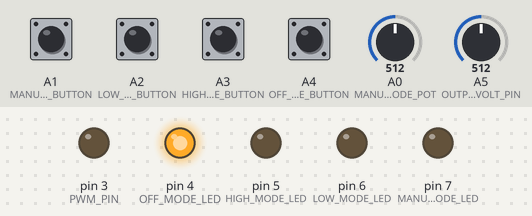
Recording of a sketch running on a simulated Arduino Uno, built with avr-gcc and run on an emulated ATmega328P. Shown: output pins drawn as LEDs (lit = HIGH). The inputs (shaded band) are chosen by the test bench; at power-on: A1 (MANUAL_MODE_BUTTON), A2 (LOW_MODE_BUTTON), A3 (HIGH_MODE_BUTTON), A4 (OFF_MODE_BUTTON) LOW, A5 (OUTPUT_VOLT_PIN) = 512, A0 (MANUAL_MODE_POT) = 512.

Above: at 1.2 s.
1.3 s: A2 (LOW_MODE_BUTTON) pulled HIGH for 0.15 s
At 1.46 s:
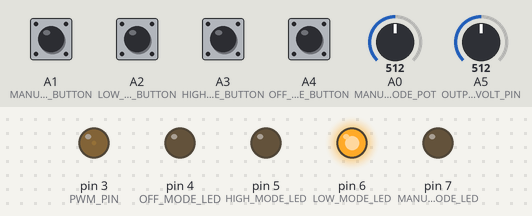
4.3 s: A5 (OUTPUT_VOLT_PIN) set to 619
7.3 s: A5 (OUTPUT_VOLT_PIN) set to 638
At 7.3 s:
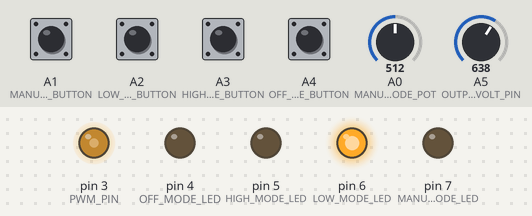
8.8 s: A3 (HIGH_MODE_BUTTON) pulled HIGH for 0.15 s
At 11.77 s:
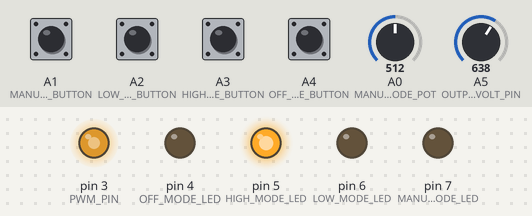
11.8 s: A1 (MANUAL_MODE_BUTTON) pulled HIGH for 0.15 s
At 11.95 s:
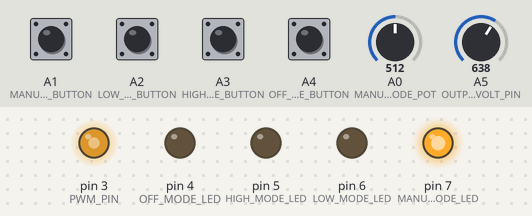
14.8 s: A4 (OFF_MODE_BUTTON) pulled HIGH for 0.15 s
At 15.4 s:
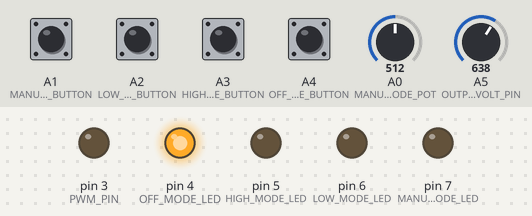
Timing chart, 0 to 17.4 s (numbered marks = the images above; inputs shaded):
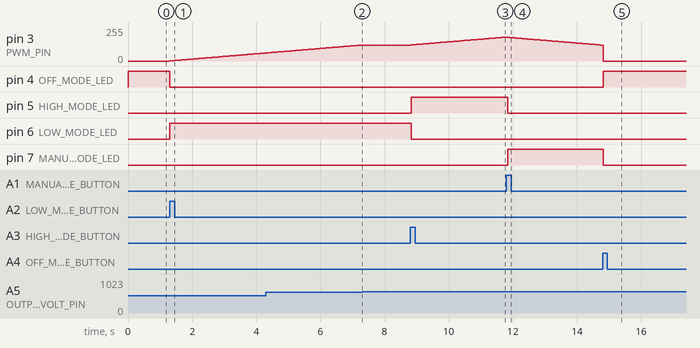

Measured:
- the behaviour switches between 628 and 629 on A5 (OUTPUT_VOLT_PIN) (found by bisection; images 1 and 2)
- after the input at 1.3 s, pin 3 (PWM_PIN): moves from 0/255 to 60/255 over 3.0 s, starting at once; pin 4 (OFF_MODE_LED): HIGH → LOW at once; pin 6 (LOW_MODE_LED): LOW → HIGH at once
- after the input at 7.3 s, pin 3 (PWM_PIN): stays 120/255 (without the input it goes to 121/255 after 0.03 s)
- after the input at 8.8 s, pin 3 (PWM_PIN): moves from 120/255 to 178/255 over 2.9 s, starting at once; pin 5 (HIGH_MODE_LED): LOW → HIGH at once; pin 6 (LOW_MODE_LED): HIGH → LOW at once
- after the input at 11.8 s, pin 3 (PWM_PIN): moves from 178/255 to 119/255 over 2.9 s, starting after 0.05 s; pin 5 (HIGH_MODE_LED): HIGH → LOW after 0.05 s; pin 7 (MANUAL_MODE_LED): LOW → HIGH after 0.05 s
- after the input at 14.8 s, pin 4 (OFF_MODE_LED): LOW → HIGH at once; pin 7 (MANUAL_MODE_LED): HIGH → LOW at once

The sketch:

charge_controller_v2.ino
```cpp
// Only have 8 bits of precision for duty cycle

// Pin labels
// ----------
// Analog mesurement pin
#define OUTPUT_VOLT_PIN     A5
// Push button pins
#define OFF_MODE_BUTTON     A4
#define HIGH_MODE_BUTTON    A3
#define LOW_MODE_BUTTON     A2
#define MANUAL_MODE_BUTTON  A1
// Potentiometer pin
#define MANUAL_MODE_POT     A0
// PWM pin
#define PWM_PIN             3
// LED pins
#define OFF_MODE_LED        4
#define HIGH_MODE_LED       5
#define LOW_MODE_LED        6
#define MANUAL_MODE_LED     7

// State holders
// -------------
// Source selector operating mode
enum operating_mode {off, high, low, manual};
enum operating_mode current_operating_mode = off;

// Global variables
// ----------------
// Output voltage reference value
const float high_mode_output_ref  = 14.0; // Units of volts
const float low_mode_output_ref   = 13.5; // Units of volts
float output_ref = 0;
// Duty cycle
unsigned int duty_cycle = 0;
const unsigned int max_duty_cycle = 0.7*255; // 100% duty cycle is equivalent to max_duty_cycle = 255
// Output voltage value
float output_val;
float tolerance = 0.01;

void setup() {
  // Initializations
  // ---------------
  // Analog measurement pin
  pinMode(OUTPUT_VOLT_PIN, INPUT);
  // Push button pins
  pinMode(OFF_MODE_BUTTON, INPUT);
  pinMode(HIGH_MODE_BUTTON, INPUT);
  pinMode(LOW_MODE_BUTTON, INPUT);
  pinMode(MANUAL_MODE_BUTTON, INPUT);
  // Potentiometer pin
  pinMode(MANUAL_MODE_POT, INPUT);
  // PWM pin
  pinMode(PWM_PIN, OUTPUT);
  // LED pins
  pinMode(OFF_MODE_LED, OUTPUT);
  pinMode(HIGH_MODE_LED, OUTPUT);
  pinMode(LOW_MODE_LED, OUTPUT);
  pinMode(MANUAL_MODE_LED, OUTPUT);
  digitalWrite(OFF_MODE_LED, HIGH);
  digitalWrite(HIGH_MODE_LED, LOW);
  digitalWrite(LOW_MODE_LED, LOW);
  digitalWrite(MANUAL_MODE_LED, LOW);

  // PWM initialization
  // ------------------
  TCCR2B = TCCR2B & 0xF8 | 0x01;  // Set the PWM frequency on pin 3 to 32kHz

  // Serial communication initialization
  // -----------------------------------
  Serial.begin(9600);
}
void loop() {
  // To Do:
  // ------
  // Set up pushbuttons to interrupts
  // Proturb and observe

  // Constant output voltage regulation
  // ----------------------------------
  int i;
  for (i = 0; i < 10; i++){
    Update_current_mode();
    // Update reference voltage if in manual mode
    if (current_operating_mode == manual) {
      output_ref = (analogRead(MANUAL_MODE_POT)/1023.0)*20; // Max output of 20V
    }
    Update_duty_cycle();
    delay(50);
  }

  /*
  duty_cycle = (analogRead(MANUAL_MODE_POT)/1023.0)*255;
  analogWrite(PWM_PIN, duty_cycle);
  */

  /*
  Print_output_ref();
  Print_output_val();
  Print_duty_cycle();
  Serial.print("-----------------------\n");
  */
}

// Update current mode
// -------------------
// Polls the push buttons
void Update_current_mode(void) {
  if ((digitalRead(OFF_MODE_BUTTON) == HIGH) && (current_operating_mode != off)) {
    current_operating_mode = off;
    duty_cycle = 0;
    output_ref = 0;
    Turn_mode_LEDs_off();
    digitalWrite(OFF_MODE_LED, HIGH);
  }
  if ((digitalRead(HIGH_MODE_BUTTON) == HIGH) && (current_operating_mode != high)) {
    current_operating_mode = high;
    output_ref = high_mode_output_ref;
    Turn_mode_LEDs_off();
    digitalWrite(HIGH_MODE_LED, HIGH);
  }
  if ((digitalRead(LOW_MODE_BUTTON) == HIGH) && (current_operating_mode != low)) {
    current_operating_mode = low;
    output_ref = low_mode_output_ref;
    Turn_mode_LEDs_off();
    digitalWrite(LOW_MODE_LED, HIGH);
  }
  if ((digitalRead(MANUAL_MODE_BUTTON) == HIGH) && (current_operating_mode != manual)) {
    current_operating_mode = manual;
    output_ref = 0; // Value updated in proceeding code
    Turn_mode_LEDs_off();
    digitalWrite(MANUAL_MODE_LED, HIGH);
  }
}

// Turn mode LEDs off
// ------------------
void Turn_mode_LEDs_off(void) {
  digitalWrite(OFF_MODE_LED, LOW);
  digitalWrite(HIGH_MODE_LED, LOW);
  digitalWrite(LOW_MODE_LED, LOW);
  digitalWrite(MANUAL_MODE_LED, LOW);
}

// Print output reference voltage
// ------------------------------
void Print_output_ref(void) {
  Serial.print("Reference voltage = ");
  Serial.print(output_ref);
  Serial.print("V\n");
  delay(500);
}

// Update duty cycle
// -----------------
void Update_duty_cycle(void) {
  // Read current output voltage val
  // -------------------------------
  // Different calibration for each mode to make results more accurate
  if (current_operating_mode == manual) {
    output_val = (analogRead(OUTPUT_VOLT_PIN)/1023.0)*5*4.95;
  }
  else if (current_operating_mode == high) {
    output_val = (analogRead(OUTPUT_VOLT_PIN)/1023.0)*5*4.35;
  }
  else if (current_operating_mode == low) {
    output_val = (analogRead(OUTPUT_VOLT_PIN)/1023.0)*5*4.35;
  }

  // If in off mode, set duty cycle equal to zero
  if (output_ref == 0) {
    duty_cycle = 0;
    analogWrite(PWM_PIN, duty_cycle);
  }
  // If output voltage below tolerance, increase duty cycle
  else if ((output_val <= (output_ref - output_ref * tolerance)) && (duty_cycle < max_duty_cycle)) {
    duty_cycle++;
    analogWrite(PWM_PIN, duty_cycle);
  }
  // If output voltage above tolerance, decrease duty cycle
  else if ((output_val >= (output_ref + output_ref * tolerance)) && (duty_cycle > 0)) {
    duty_cycle--;
    analogWrite(PWM_PIN, duty_cycle);
  }
}

// Print output voltage
// ------------------------------
void Print_output_val(void) {
  Serial.print("Output voltage = ");
  Serial.print(output_val);
  Serial.print("V\n");
  //delay(500);
}

// Print duty cycle
// ------------------------------
void Print_duty_cycle(void) {
  Serial.print("Duty cycle = ");
  Serial.print(duty_cycle);
  Serial.print("%\n");
  //delay(500);
}

/*

float pot_val;
float out_val;
float duty_cycle = 0;
const int DC_max = 75;
float ref_voltage = 15.0;

void setup() {
  // Analog measurements
  //pinMode(POT_pin, INPUT);
  //pinMode(OUT_pin, INPUT);

  // PWM stuff
  //pinMode(PWM_pin, OUTPUT);
  //Set_PWM_Frequency__MEGA(PWM_pin, 1);
  //TCCR0B = TCCR0B & 0xF8 | 0x01; // Pin 5; 62.5kHz
  //Serial.begin(9600);
}
void loop() {

  pot_val = (analogRead(POT_pin)/1023.0)*5;
  out_val = (analogRead(OUT_pin)/1023.0)*5*4.39;


  if (out_val > (ref_voltage+0.1))
    duty_cycle--;
  else if ((out_val < (ref_voltage-0.1)) && (duty_cycle < DC_max))
    duty_cycle++;

  // Make sure DC is within range
  if (duty_cycle > DC_max) {
    analogWrite(PWM_pin, 0);
    Serial.print("Error!\n");
    while(1);
  }

  //duty_cycle = pot_val/5.0;
  //analogWrite(PWM_pin, duty_cycle*256);
  analogWrite(PWM_pin, (duty_cycle/100)*256);
  Serial.print("POT: ");  Serial.print(pot_val);
  Serial.print("  OUT: ");  Serial.print(out_val);
  Serial.print("   DC: ");   Serial.print(duty_cycle);
  Serial.print("\n");
  delay(10 000);
}
*/

/* Set PWM Frequency on Arduino MEGA 2560 */
// TCCR: Timer Counter Control Register
// This function will affect the Arduino timers
/*
void Set_PWM_Frequency__MEGA(int pin, int prescaler) {
  byte mode;
  switch(prescaler) {
    case 1:     mode = 0x01; break;
    case 8:     mode = 0x02; break;
    case 32:    mode = 0x03; break;
    case 64:    mode = 0x04; break;
    case 128:   mode = 0x05; break;
    case 256:   mode = 0x06; break;
    case 1024:  mode = 0x07; break;
    default: return;
  }
  switch(pin) {
    case 2:     TCCR3B = TCCR3B & 0xF8 | mode; break; // 32kHz
    case 3:     TCCR3B = TCCR3B & 0xF8 | mode; break; // 32kHz
    case 4:     TCCR0B = TCCR0B & 0xF8 | mode; break; // 64kHz
    case 5:     TCCR3B = TCCR3B & 0xF8 | mode; break; // 32kHz
    case 6:     TCCR4B = TCCR4B & 0xF8 | mode; break; // 32kHz
    case 7:     TCCR4B = TCCR4B & 0xF8 | mode; break; // 32kHz
    case 8:     TCCR4B = TCCR4B & 0xF8 | mode; break; // 32kHz
    case 9:     TCCR2B = TCCR2B & 0xF8 | mode; break; // 32kHz
    case 10:    TCCR2B = TCCR2B & 0xF8 | mode; break; // 32kHz
    case 11:    TCCR1B = TCCR1B & 0xF8 | mode; break; // 32kHz
    case 12:    TCCR1B = TCCR1B & 0xF8 | mode; break; // 32kHz
    case 13:    TCCR0B = TCCR0B & 0xF8 | mode; break; // 64kHz
    default: return;
  }
}
*/
```
